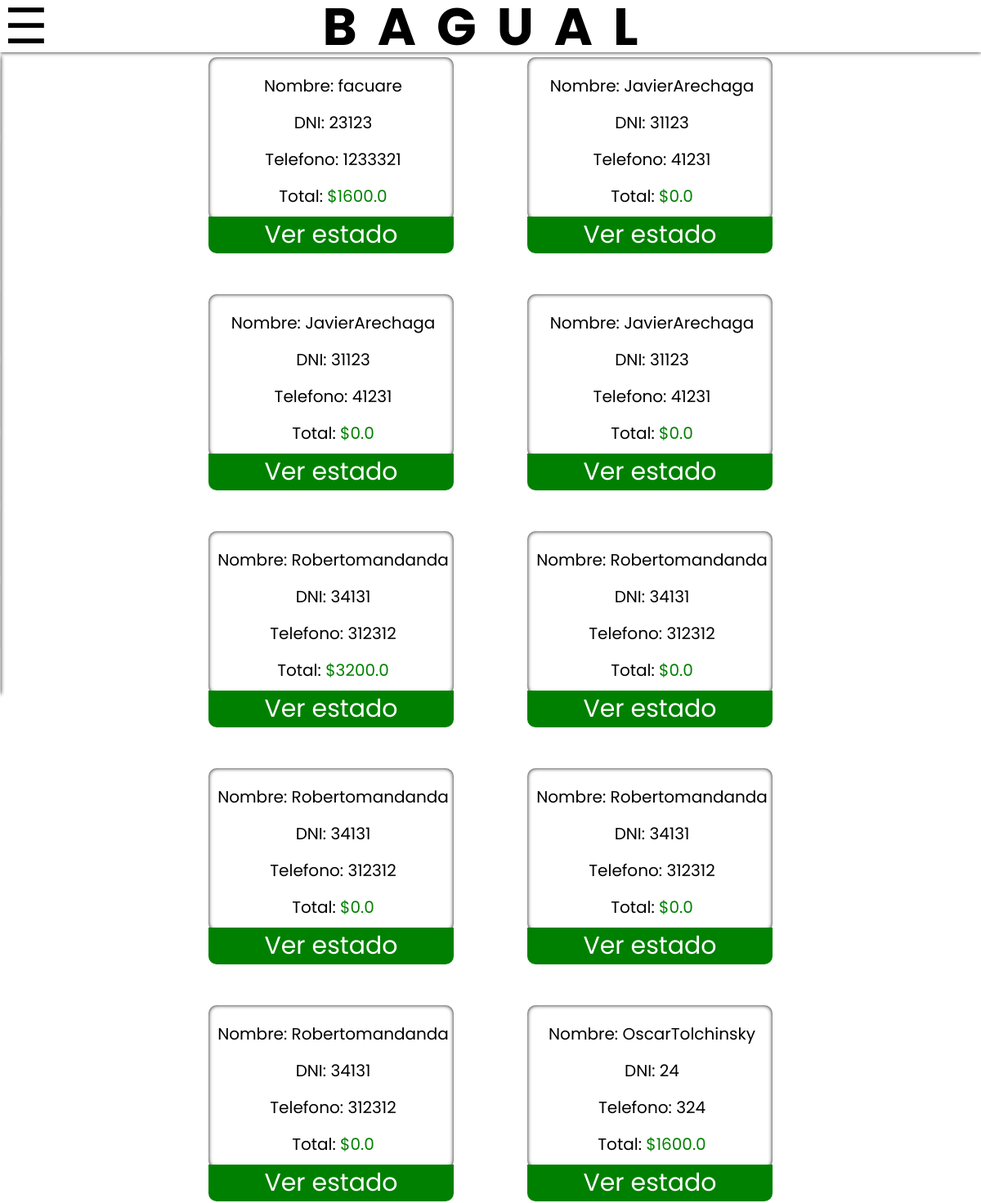
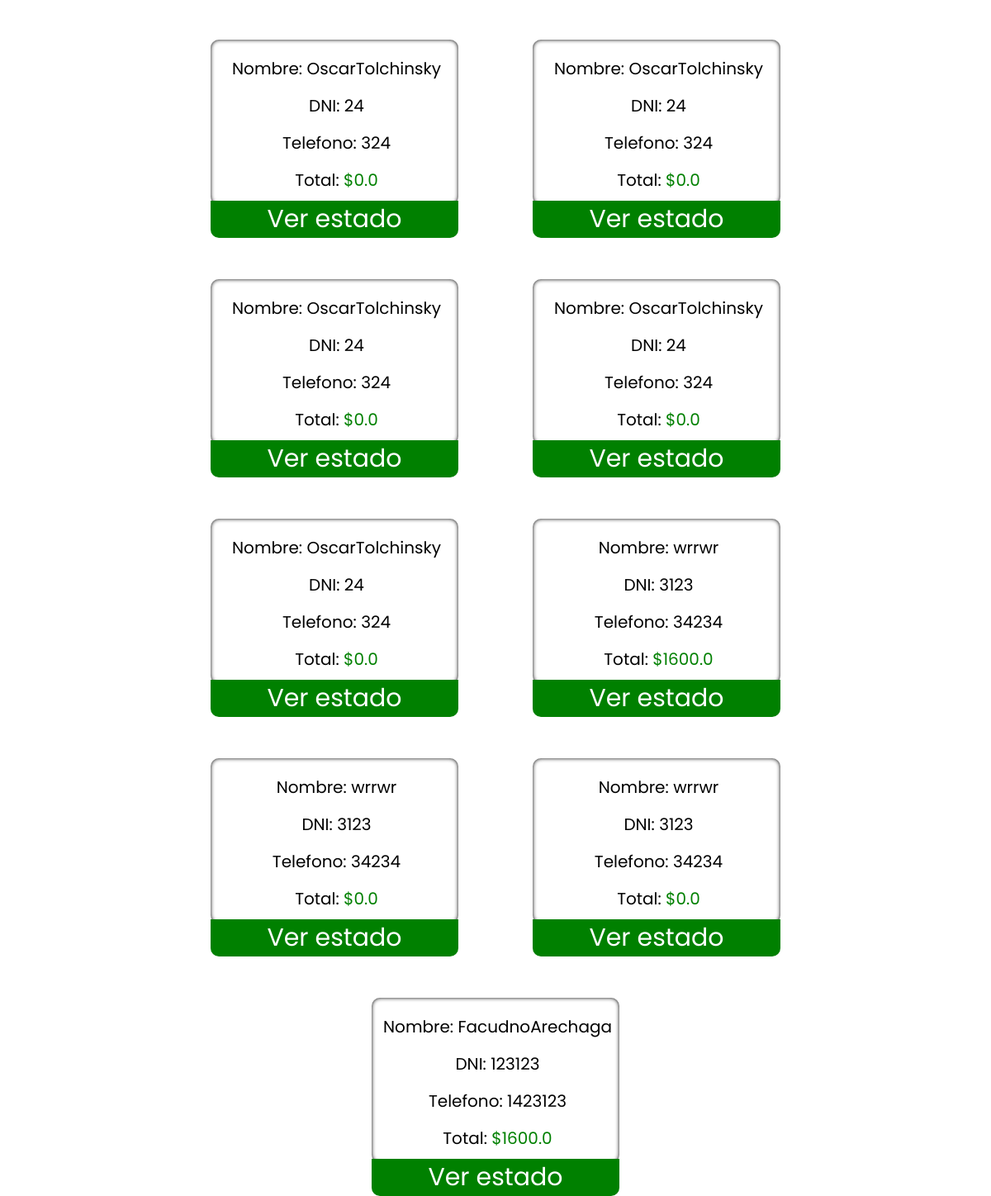
Page /misPedidos/ (signed in) on the committed database (2 pictures, top to bottom).
### pedidos/models.py (models this page shows)
class pedidos(models.Model):
    nombre = models.TextField()
    DNI = models.IntegerField()
    telefono = models.IntegerField()
    total = models.FloatField()
    estado = models.IntegerField(null = True)
    user = models.ForeignKey(User, null=True, on_delete=models.CASCADE)

### pedidos/views.py (the view)
# urls.py: path('misPedidos/', views.miPedido, name="miPedido"),
@login_required
def miPedido(request):
    pedido = pedidos.objects.filter(user = request.user)
    return render(request, 'miPedido.html',{
        'pedidos': pedido
    })

### pedidos/templates/miPedido.html (shortened to what this page needs)
{% extends 'base.html' %} {% load static %}
    {% block content %}
    <link rel="stylesheet" href="{% static 'product_detail.css'%}" />
    <main class="main-product">
      {% for pedido in pedidos %}
      <div class="cardPedido">
        <p class="name">Nombre: {{pedido.nombre}}</p>
        <p class="dni">DNI: {{pedido.DNI}}</p>
        <p class="tel">Telefono: {{pedido.telefono}}</p>
        <p class="total">Total: <span>${{pedido.total}}</span></p>
        <form action="{% url 'estadoPedido' pedido.id %}" method="POST">
            <button class="verEstado">Ver estado</button>
          </form>
      </div>
      {% endfor %}
    </main>
    {% endblock %}

### ecommerce/static/base.css (style rules this page uses)
* { padding: 0; margin: 0; font-family: "Poppins"; box-sizing: border-box; }

### ecommerce/static/product_detail.css (style rules this page uses)
* { margin: 0; padding: 0; box-sizing: border-box; font-family: "Poppins"; }
.main-product { height: 100vh; display: flex; justify-content: center; align-items: center; }

### pedidos/templates/miPedido.html (style rules this page uses)
.main-product { display: flex; flex-wrap: wrap; align-items: center; padding: 50px; gap: 50px; }
.cardPedido { display: flex; flex-direction: column; text-align: center; gap: 10px; font-size: 20px; box-shadow: inset 0 0 5px #000; border-radius: 10px; padding: 15px 0 0 0; margin: 20px; height: 200px; width: 300px; }
.cardPedido p { padding: 5px 0 0 5px; }
.cardPedido .total span { color: green; }
.verEstado { width: 100%; background: radial-gradient(green, green); color: white; font-size: 30px; border: none; border-radius: 0 0 10px 10px; }

### rows in the picture
pedidos: nombre "facuare", DNI "23123", telefono "1233321", total "1600.0"
pedidos: nombre "JavierArechaga", DNI "31123", telefono "41231", total "0.0"
pedidos: nombre "JavierArechaga", DNI "31123", telefono "41231", total "0.0"
pedidos: nombre "JavierArechaga", DNI "31123", telefono "41231", total "0.0"
pedidos: nombre "Robertomandanda", DNI "34131", telefono "312312", total "3200.0"
pedidos: nombre "Robertomandanda", DNI "34131", telefono "312312", total "0.0"
pedidos: nombre "Robertomandanda", DNI "34131", telefono "312312", total "0.0"
pedidos: nombre "Robertomandanda", DNI "34131", telefono "312312", total "0.0"
pedidos: nombre "Robertomandanda", DNI "34131", telefono "312312", total "0.0"
pedidos: nombre "OscarTolchinsky", DNI "24", telefono "324", total "1600.0"
pedidos: nombre "OscarTolchinsky", DNI "24", telefono "324", total "0.0"
pedidos: nombre "OscarTolchinsky", DNI "24", telefono "324", total "0.0"
pedidos: nombre "OscarTolchinsky", DNI "24", telefono "324", total "0.0"
pedidos: nombre "OscarTolchinsky", DNI "24", telefono "324", total "0.0"
pedidos: nombre "OscarTolchinsky", DNI "24", telefono "324", total "0.0"
pedidos: nombre "wrrwr", DNI "3123", telefono "34234", total "1600.0"
pedidos: nombre "wrrwr", DNI "3123", telefono "34234", total "0.0"
pedidos: nombre "wrrwr", DNI "3123", telefono "34234", total "0.0"
pedidos: nombre "FacudnoArechaga", DNI "123123", telefono "1423123", total "1600.0"
